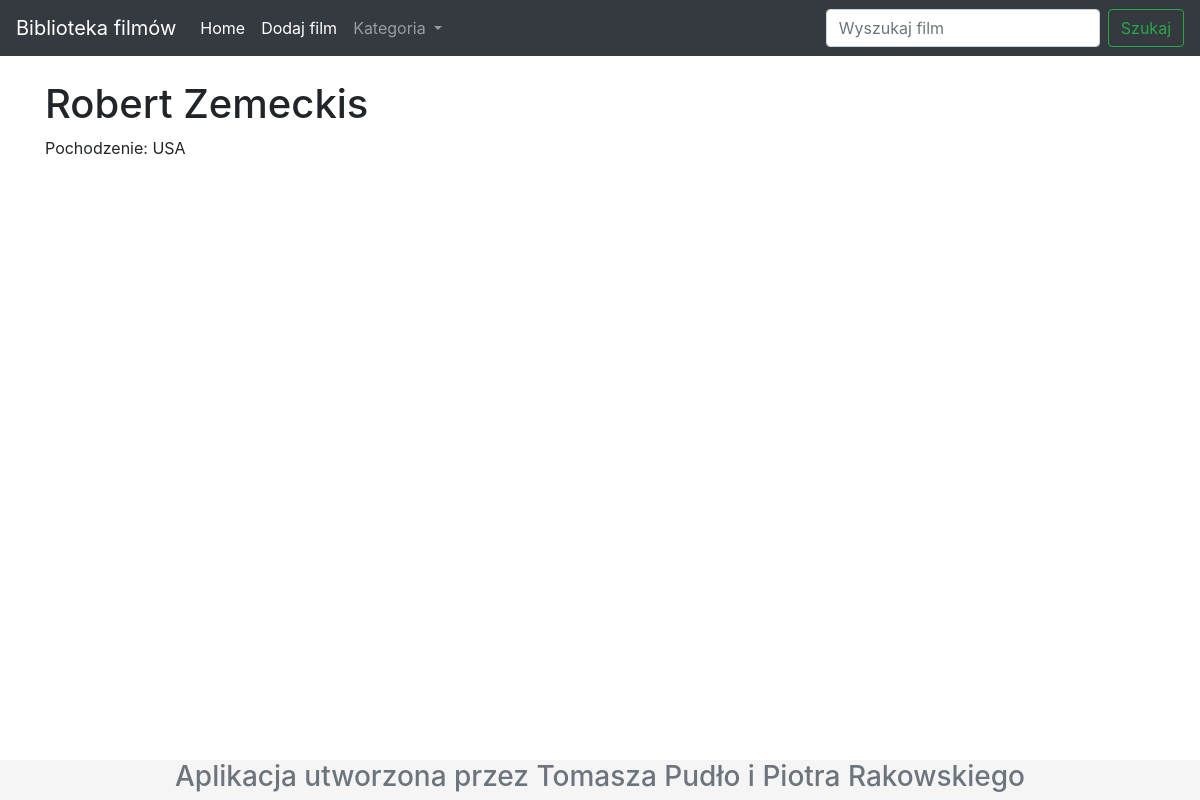
Screenshot of /rezyser/3/ with the database file from the repository.
### Filmy/models.py (models this page shows, shortened)
class Rezyser(models.Model):
    imie = models.CharField(max_length=15)
    nazwisko = models.CharField(max_length=25)
    pochodzenie = models.CharField(max_length=25)
    class Meta:
        verbose_name = "Reżyser"
        verbose_name_plural = "Reżyser"

### Filmy/views.py (the view)
# urls.py: path('rezyser/<id>/', rezyser, name='rezyser'),
def rezyser(request, id):
    rezyserzy = Rezyser.objects.get(pk=id)
    gatunki = Gatunek.objects.all()
    dane = {'rezyserzy': rezyserzy, 'gatunki': gatunki}
    return render (request, 'rezyser.html', dane)

### Filmy/templates/rezyser.html
    {% extends 'szablon.html' %}
    {% load static %}
    {% block content %}
    {% if rezyserzy %}
        <h1> {{ rezyserzy.imie }} {{ rezyserzy.nazwisko }}</h1>
        <p> Pochodzenie: {{ rezyserzy.pochodzenie }} </p>
    {% else %}
        <p> Nie ma rezysera o takim id.</p>
    {% endif %}
    {% endblock content %}

### Filmy/templates/szablon.html (style rules this page uses)
html { position: relative; min-height: 100%; }
body { margin-bottom: 40px; }

### rows the page displays
Rezyser: imie "Robert", nazwisko "Zemeckis", pochodzenie "USA"
